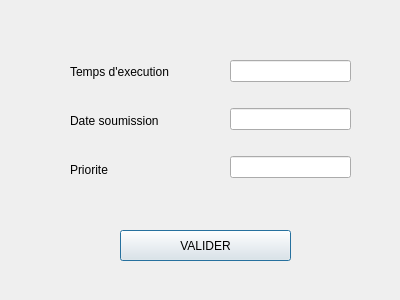
<?xml version="1.0" encoding="UTF-8"?>
<ui version="4.0">
 <class>Processus</class>
 <widget class="QDialog" name="Processus">
  <property name="geometry">
   <rect>
    <x>0</x>
    <y>0</y>
    <width>400</width>
    <height>300</height>
   </rect>
  </property>
  <property name="windowTitle">
   <string>Dialog</string>
  </property>
  <widget class="QPushButton" name="VALIDER">
   <property name="geometry">
    <rect>
     <x>120</x>
     <y>230</y>
     <width>171</width>
     <height>31</height>
    </rect>
   </property>
   <property name="text">
    <string>VALIDER</string>
   </property>
  </widget>
  <widget class="QWidget" name="layoutWidget">
   <property name="geometry">
    <rect>
     <x>230</x>
     <y>40</y>
     <width>121</width>
     <height>161</height>
    </rect>
   </property>
   <layout class="QVBoxLayout" name="verticalLayout">
    <item>
     <widget class="QLineEdit" name="lineEdit"/>
    </item>
    <item>
     <widget class="QLineEdit" name="lineEdit_2"/>
    </item>
    <item>
     <widget class="QLineEdit" name="lineEdit_3"/>
    </item>
   </layout>
  </widget>
  <widget class="QWidget" name="layoutWidget">
   <property name="geometry">
    <rect>
     <x>70</x>
     <y>50</y>
     <width>111</width>
     <height>141</height>
    </rect>
   </property>
   <layout class="QVBoxLayout" name="verticalLayout_2">
    <item>
     <widget class="QLabel" name="label">
      <property name="text">
       <string>Temps d'execution</string>
      </property>
     </widget>
    </item>
    <item>
     <widget class="QLabel" name="label_2">
      <property name="text">
       <string>Date soumission</string>
      </property>
     </widget>
    </item>
    <item>
     <widget class="QLabel" name="label_3">
      <property name="text">
       <string>Priorite</string>
      </property>
     </widget>
    </item>
   </layout>
  </widget>
 </widget>
 <resources/>
 <connections/>
</ui>
